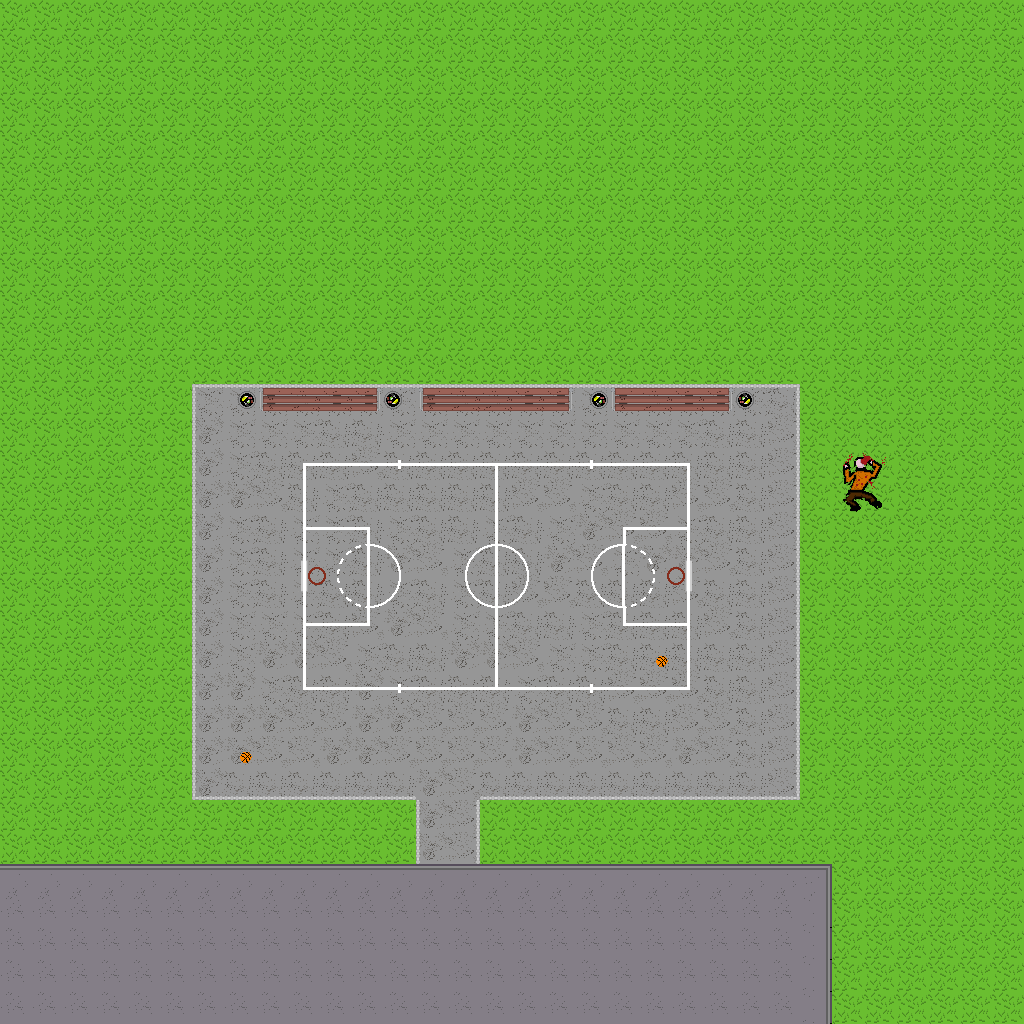

This is a level from a 2D game, rendered from its Tiled map with the project's own tilesets. A one-line summary and the map file follow, with tile-layer data summarised:
An orthogonal 32x32 tile map with 32x32 px tiles, 4 tile layers (Tile Layer 1, Tile Layer 2, Tile Layer 3, Court).

<map version="1.2" tiledversion="1.2.2" orientation="orthogonal" renderorder="left-up" width="32" height="32" tilewidth="32" tileheight="32" infinite="0" nextlayerid="5" nextobjectid="1">
 <tileset firstgid="1" source="FullSpriteSheet.tsx" />
 <layer id="1" name="Tile Layer 1" width="32" height="32">
  <data>[1024 cells, 1024 non-empty, 17 distinct tile ids]</data>
 </layer>
 <layer id="3" name="Tile Layer 2" width="32" height="32">
  <data>[1024 cells, 0 non-empty, 0 distinct tile ids]</data>
 </layer>
 <layer id="4" name="Tile Layer 3" width="32" height="32">
  <data>[1024 cells, 31 non-empty, 18 distinct tile ids]</data>
 </layer>
 <layer id="2" name="Court" width="32" height="32">
  <data>[1024 cells, 68 non-empty, 23 distinct tile ids]</data>
 </layer>
</map>
